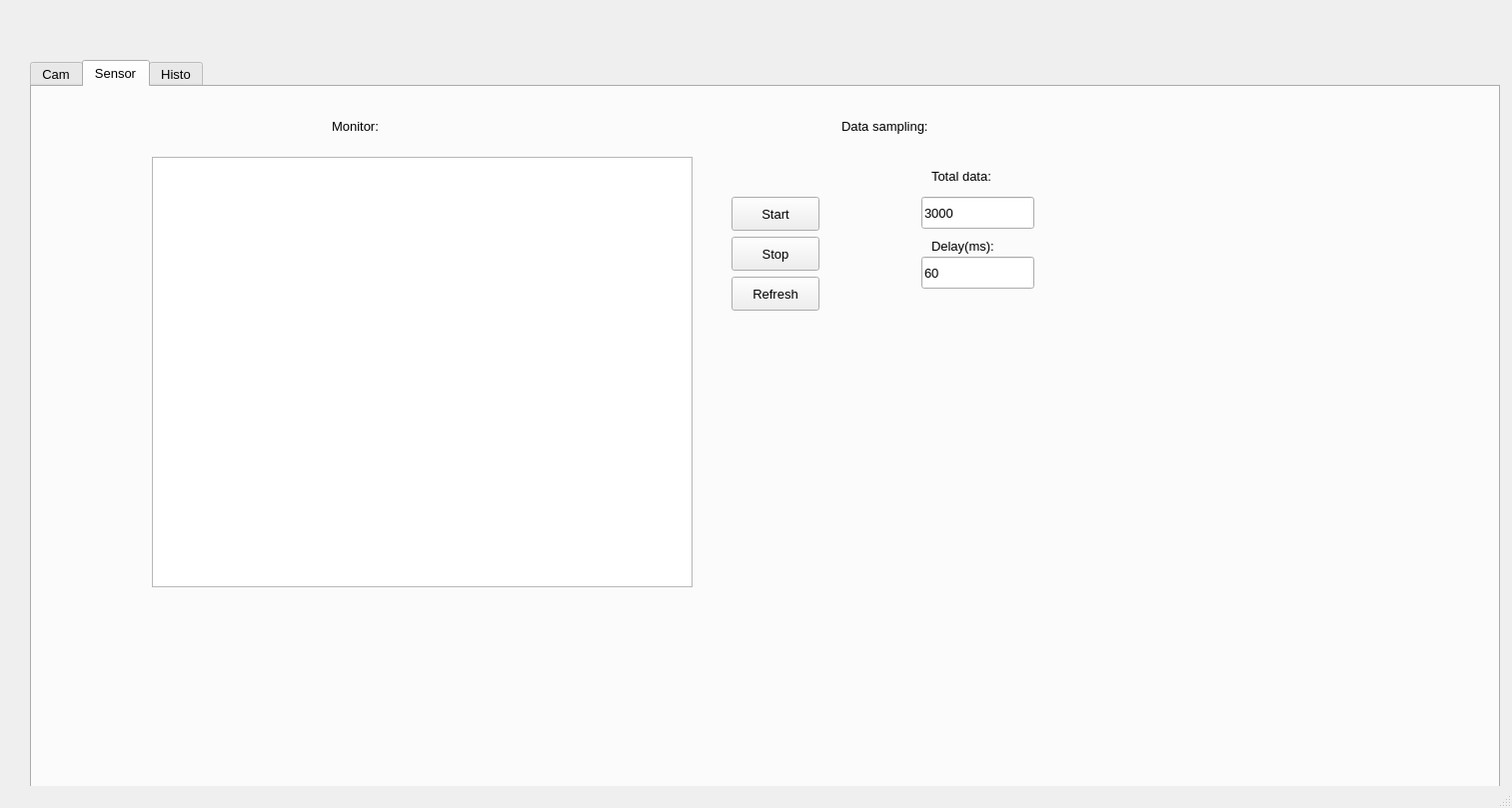
<?xml version="1.0" encoding="UTF-8"?>
<ui version="4.0">
 <class>MainWindow</class>
 <widget class="QMainWindow" name="MainWindow">
  <property name="geometry">
   <rect>
    <x>0</x>
    <y>0</y>
    <width>1513</width>
    <height>809</height>
   </rect>
  </property>
  <property name="font">
   <font>
    <pointsize>10</pointsize>
   </font>
  </property>
  <property name="windowTitle">
   <string>MainWindow</string>
  </property>
  <widget class="QWidget" name="centralwidget">
   <widget class="QPushButton" name="button1_4">
    <property name="geometry">
     <rect>
      <x>840</x>
      <y>1170</y>
      <width>88</width>
      <height>34</height>
     </rect>
    </property>
    <property name="text">
     <string>Open</string>
    </property>
   </widget>
   <widget class="QLabel" name="label_23">
    <property name="geometry">
     <rect>
      <x>870</x>
      <y>1140</y>
      <width>31</width>
      <height>18</height>
     </rect>
    </property>
    <property name="text">
     <string>Crop</string>
    </property>
   </widget>
   <widget class="QTabWidget" name="tabWidget">
    <property name="geometry">
     <rect>
      <x>30</x>
      <y>60</y>
      <width>1471</width>
      <height>751</height>
     </rect>
    </property>
    <property name="currentIndex">
     <number>1</number>
    </property>
    <widget class="QWidget" name="tab">
     <attribute name="title">
      <string>Cam</string>
     </attribute>
     <widget class="QLabel" name="label_2">
      <property name="geometry">
       <rect>
        <x>250</x>
        <y>10</y>
        <width>131</width>
        <height>18</height>
       </rect>
      </property>
      <property name="text">
       <string>Result</string>
      </property>
      <property name="alignment">
       <set>Qt::AlignCenter</set>
      </property>
     </widget>
     <widget class="QPushButton" name="startButton">
      <property name="geometry">
       <rect>
        <x>880</x>
        <y>200</y>
        <width>88</width>
        <height>34</height>
       </rect>
      </property>
      <property name="text">
       <string>Play/Pause</string>
      </property>
     </widget>
     <widget class="QPushButton" name="snapButton">
      <property name="geometry">
       <rect>
        <x>880</x>
        <y>240</y>
        <width>88</width>
        <height>34</height>
       </rect>
      </property>
      <property name="text">
       <string>Snapshot</string>
      </property>
     </widget>
     <widget class="QPushButton" name="camConfig">
      <property name="geometry">
       <rect>
        <x>880</x>
        <y>280</y>
        <width>88</width>
        <height>34</height>
       </rect>
      </property>
      <property name="text">
       <string>Cam Config</string>
      </property>
     </widget>
     <widget class="QLabel" name="label_24">
      <property name="geometry">
       <rect>
        <x>1160</x>
        <y>200</y>
        <width>91</width>
        <height>18</height>
       </rect>
      </property>
      <property name="text">
       <string>Crop</string>
      </property>
     </widget>
     <widget class="QPushButton" name="pushButton">
      <property name="geometry">
       <rect>
        <x>1160</x>
        <y>230</y>
        <width>88</width>
        <height>34</height>
       </rect>
      </property>
      <property name="text">
       <string>Open</string>
      </property>
     </widget>
     <widget class="QPushButton" name="button">
      <property name="geometry">
       <rect>
        <x>880</x>
        <y>100</y>
        <width>88</width>
        <height>34</height>
       </rect>
      </property>
      <property name="text">
       <string>Set</string>
      </property>
     </widget>
     <widget class="QPushButton" name="start_button">
      <property name="geometry">
       <rect>
        <x>980</x>
        <y>100</y>
        <width>88</width>
        <height>34</height>
       </rect>
      </property>
      <property name="text">
       <string>Start</string>
      </property>
     </widget>
     <widget class="QPushButton" name="pause_button">
      <property name="geometry">
       <rect>
        <x>1080</x>
        <y>100</y>
        <width>88</width>
        <height>34</height>
       </rect>
      </property>
      <property name="text">
       <string>Stop</string>
      </property>
     </widget>
     <widget class="QPushButton" name="reset_button">
      <property name="geometry">
       <rect>
        <x>1180</x>
        <y>100</y>
        <width>88</width>
        <height>34</height>
       </rect>
      </property>
      <property name="text">
       <string>Reset</string>
      </property>
     </widget>
     <widget class="QLabel" name="label">
      <property name="geometry">
       <rect>
        <x>1060</x>
        <y>60</y>
        <width>111</width>
        <height>18</height>
       </rect>
      </property>
      <property name="text">
       <string>Timer</string>
      </property>
     </widget>
     <widget class="QFrame" name="frame">
      <property name="geometry">
       <rect>
        <x>30</x>
        <y>40</y>
        <width>640</width>
        <height>680</height>
       </rect>
      </property>
      <property name="frameShape">
       <enum>QFrame::StyledPanel</enum>
      </property>
      <property name="frameShadow">
       <enum>QFrame::Raised</enum>
      </property>
     </widget>
     <widget class="QLabel" name="label_26">
      <property name="geometry">
       <rect>
        <x>880</x>
        <y>170</y>
        <width>111</width>
        <height>18</height>
       </rect>
      </property>
      <property name="text">
       <string>Selected:</string>
      </property>
     </widget>
     <widget class="QLabel" name="label_22">
      <property name="geometry">
       <rect>
        <x>1020</x>
        <y>170</y>
        <width>159</width>
        <height>25</height>
       </rect>
      </property>
      <property name="text">
       <string>Camera Selection:</string>
      </property>
     </widget>
     <widget class="QRadioButton" name="radioButton0">
      <property name="geometry">
       <rect>
        <x>1020</x>
        <y>200</y>
        <width>159</width>
        <height>22</height>
       </rect>
      </property>
      <property name="text">
       <string>Camera 0</string>
      </property>
     </widget>
     <widget class="QRadioButton" name="radioButton1">
      <property name="geometry">
       <rect>
        <x>1020</x>
        <y>230</y>
        <width>159</width>
        <height>22</height>
       </rect>
      </property>
      <property name="text">
       <string>Camera 1</string>
      </property>
     </widget>
     <widget class="QRadioButton" name="radioButton2">
      <property name="geometry">
       <rect>
        <x>1020</x>
        <y>260</y>
        <width>159</width>
        <height>22</height>
       </rect>
      </property>
      <property name="text">
       <string>Camera 2</string>
      </property>
     </widget>
     <widget class="QLabel" name="label_5">
      <property name="geometry">
       <rect>
        <x>890</x>
        <y>340</y>
        <width>181</width>
        <height>16</height>
       </rect>
      </property>
      <property name="text">
       <string>Filename (series_sample)</string>
      </property>
     </widget>
     <widget class="QLineEdit" name="fileName">
      <property name="geometry">
       <rect>
        <x>890</x>
        <y>360</y>
        <width>113</width>
        <height>20</height>
       </rect>
      </property>
     </widget>
    </widget>
    <widget class="QWidget" name="tab_2">
     <attribute name="title">
      <string>Sensor</string>
     </attribute>
     <widget class="QLabel" name="label_32">
      <property name="geometry">
       <rect>
        <x>900</x>
        <y>150</y>
        <width>81</width>
        <height>18</height>
       </rect>
      </property>
      <property name="text">
       <string>Delay(ms):</string>
      </property>
     </widget>
     <widget class="QPushButton" name="startSampling">
      <property name="geometry">
       <rect>
        <x>700</x>
        <y>110</y>
        <width>88</width>
        <height>34</height>
       </rect>
      </property>
      <property name="text">
       <string>Start</string>
      </property>
     </widget>
     <widget class="QLineEdit" name="amount_input">
      <property name="geometry">
       <rect>
        <x>890</x>
        <y>110</y>
        <width>113</width>
        <height>32</height>
       </rect>
      </property>
      <property name="text">
       <string>3000</string>
      </property>
     </widget>
     <widget class="QLabel" name="label_33">
      <property name="geometry">
       <rect>
        <x>900</x>
        <y>80</y>
        <width>81</width>
        <height>18</height>
       </rect>
      </property>
      <property name="text">
       <string>Total data:</string>
      </property>
     </widget>
     <widget class="QLabel" name="label_28">
      <property name="geometry">
       <rect>
        <x>810</x>
        <y>30</y>
        <width>111</width>
        <height>18</height>
       </rect>
      </property>
      <property name="text">
       <string>Data sampling:</string>
      </property>
     </widget>
     <widget class="QPushButton" name="stopSampling">
      <property name="geometry">
       <rect>
        <x>700</x>
        <y>150</y>
        <width>88</width>
        <height>34</height>
       </rect>
      </property>
      <property name="text">
       <string>Stop</string>
      </property>
     </widget>
     <widget class="QLineEdit" name="delay_input">
      <property name="geometry">
       <rect>
        <x>890</x>
        <y>170</y>
        <width>113</width>
        <height>32</height>
       </rect>
      </property>
      <property name="text">
       <string>60</string>
      </property>
     </widget>
     <widget class="QLabel" name="label_29">
      <property name="geometry">
       <rect>
        <x>300</x>
        <y>30</y>
        <width>171</width>
        <height>18</height>
       </rect>
      </property>
      <property name="text">
       <string>Monitor:</string>
      </property>
     </widget>
     <widget class="QPushButton" name="refreshScreen">
      <property name="geometry">
       <rect>
        <x>700</x>
        <y>190</y>
        <width>88</width>
        <height>34</height>
       </rect>
      </property>
      <property name="text">
       <string>Refresh</string>
      </property>
     </widget>
     <widget class="QTextEdit" name="log_display">
      <property name="geometry">
       <rect>
        <x>120</x>
        <y>70</y>
        <width>541</width>
        <height>431</height>
       </rect>
      </property>
     </widget>
    </widget>
    <widget class="QWidget" name="tab_5">
     <attribute name="title">
      <string>Histo</string>
     </attribute>
     <widget class="QFrame" name="frame_3">
      <property name="geometry">
       <rect>
        <x>710</x>
        <y>90</y>
        <width>640</width>
        <height>480</height>
       </rect>
      </property>
      <property name="frameShape">
       <enum>QFrame::StyledPanel</enum>
      </property>
      <property name="frameShadow">
       <enum>QFrame::Raised</enum>
      </property>
     </widget>
     <widget class="QPushButton" name="pushButton_3">
      <property name="geometry">
       <rect>
        <x>440</x>
        <y>640</y>
        <width>88</width>
        <height>34</height>
       </rect>
      </property>
      <property name="text">
       <string>Crop</string>
      </property>
     </widget>
     <widget class="QPushButton" name="pushButton_4">
      <property name="geometry">
       <rect>
        <x>570</x>
        <y>640</y>
        <width>88</width>
        <height>34</height>
       </rect>
      </property>
      <property name="text">
       <string>get Hist</string>
      </property>
     </widget>
     <widget class="QPushButton" name="pushButton_5">
      <property name="geometry">
       <rect>
        <x>700</x>
        <y>640</y>
        <width>88</width>
        <height>34</height>
       </rect>
      </property>
      <property name="text">
       <string>Open</string>
      </property>
     </widget>
     <widget class="QPushButton" name="pushButton_6">
      <property name="geometry">
       <rect>
        <x>820</x>
        <y>640</y>
        <width>88</width>
        <height>34</height>
       </rect>
      </property>
      <property name="text">
       <string>save Hist</string>
      </property>
     </widget>
     <widget class="QLabel" name="label_3">
      <property name="geometry">
       <rect>
        <x>360</x>
        <y>30</y>
        <width>58</width>
        <height>18</height>
       </rect>
      </property>
      <property name="text">
       <string>CROP</string>
      </property>
     </widget>
     <widget class="QLabel" name="label_4">
      <property name="geometry">
       <rect>
        <x>1040</x>
        <y>30</y>
        <width>121</width>
        <height>18</height>
       </rect>
      </property>
      <property name="text">
       <string>HISTOGRAM</string>
      </property>
     </widget>
     <widget class="QPushButton" name="clearCropped">
      <property name="geometry">
       <rect>
        <x>300</x>
        <y>580</y>
        <width>88</width>
        <height>34</height>
       </rect>
      </property>
      <property name="text">
       <string>clear</string>
      </property>
     </widget>
     <widget class="QFrame" name="frame_4">
      <property name="geometry">
       <rect>
        <x>30</x>
        <y>90</y>
        <width>640</width>
        <height>480</height>
       </rect>
      </property>
      <property name="frameShape">
       <enum>QFrame::StyledPanel</enum>
      </property>
      <property name="frameShadow">
       <enum>QFrame::Raised</enum>
      </property>
      <widget class="QLabel" name="cropShow">
       <property name="geometry">
        <rect>
         <x>0</x>
         <y>0</y>
         <width>640</width>
         <height>480</height>
        </rect>
       </property>
       <property name="text">
        <string>Image</string>
       </property>
       <property name="alignment">
        <set>Qt::AlignCenter</set>
       </property>
      </widget>
     </widget>
     <zorder>frame_4</zorder>
     <zorder>frame_3</zorder>
     <zorder>pushButton_3</zorder>
     <zorder>pushButton_4</zorder>
     <zorder>pushButton_5</zorder>
     <zorder>pushButton_6</zorder>
     <zorder>label_3</zorder>
     <zorder>label_4</zorder>
     <zorder>clearCropped</zorder>
    </widget>
   </widget>
  </widget>
  <widget class="QStatusBar" name="statusbar"/>
  <action name="actionSave">
   <property name="text">
    <string>Save</string>
   </property>
   <property name="shortcut">
    <string>Ctrl+S</string>
   </property>
  </action>
  <action name="actionNew">
   <property name="text">
    <string>New</string>
   </property>
   <property name="shortcut">
    <string>Ctrl+N</string>
   </property>
  </action>
  <action name="actionTeh_help">
   <property name="text">
    <string>Teh help</string>
   </property>
   <property name="shortcut">
    <string>Ctrl+Shift+/</string>
   </property>
  </action>
  <action name="actionQuit">
   <property name="text">
    <string>Quit</string>
   </property>
   <property name="shortcut">
    <string>Ctrl+Q</string>
   </property>
  </action>
  <action name="actionHome">
   <property name="text">
    <string>Home</string>
   </property>
  </action>
 </widget>
 <resources/>
 <connections/>
</ui>
